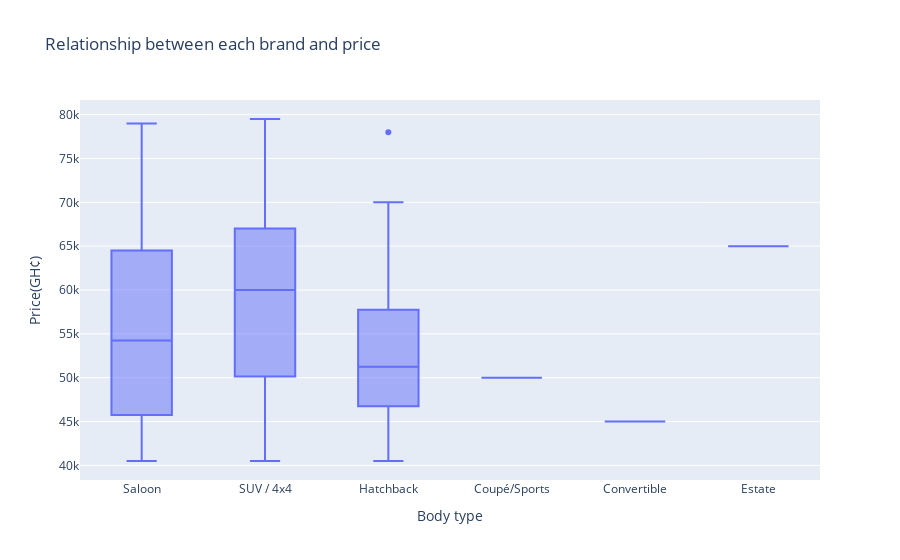

Notebook source saved alongside this figure:
### Code cell
fig = px.box(filtered, x="Body type", y="Price(GH¢)", title='Relationship between each brand and price')
fig.show()

### Figure 1 — Plotly figure (JSON) as saved in the notebook; plotly's stock layout.template omitted (floating-point values rounded to 4 significant figures; data arrays with more than 128 entries replaced by an {"elided": "..."} marker saying what was removed)
{"data": [{"alignmentgroup": "True", "hovertemplate": "Body type=%{x}<br>Price(GH¢)=%{y}<extra></extra>", "legendgroup": "", "marker": {"color": "#636efa"}, "name": "", "notched": false, "offsetgroup": "", "orientation": "v", "showlegend": false, "type": "box", "x": {"elided": "333 str values"}, "x0": " ", "xaxis": "x", "y": {"elided": "333 int values"}, "y0": " ", "yaxis": "y"}], "layout": {"boxmode": "group", "legend": {"tracegroupgap": 0}, "title": {"text": "Relationship between each brand and price"}, "xaxis": {"anchor": "y", "domain": [0, 1], "title": {"text": "Body type"}}, "yaxis": {"anchor": "x", "domain": [0, 1], "title": {"text": "Price(GH¢)"}}}}
